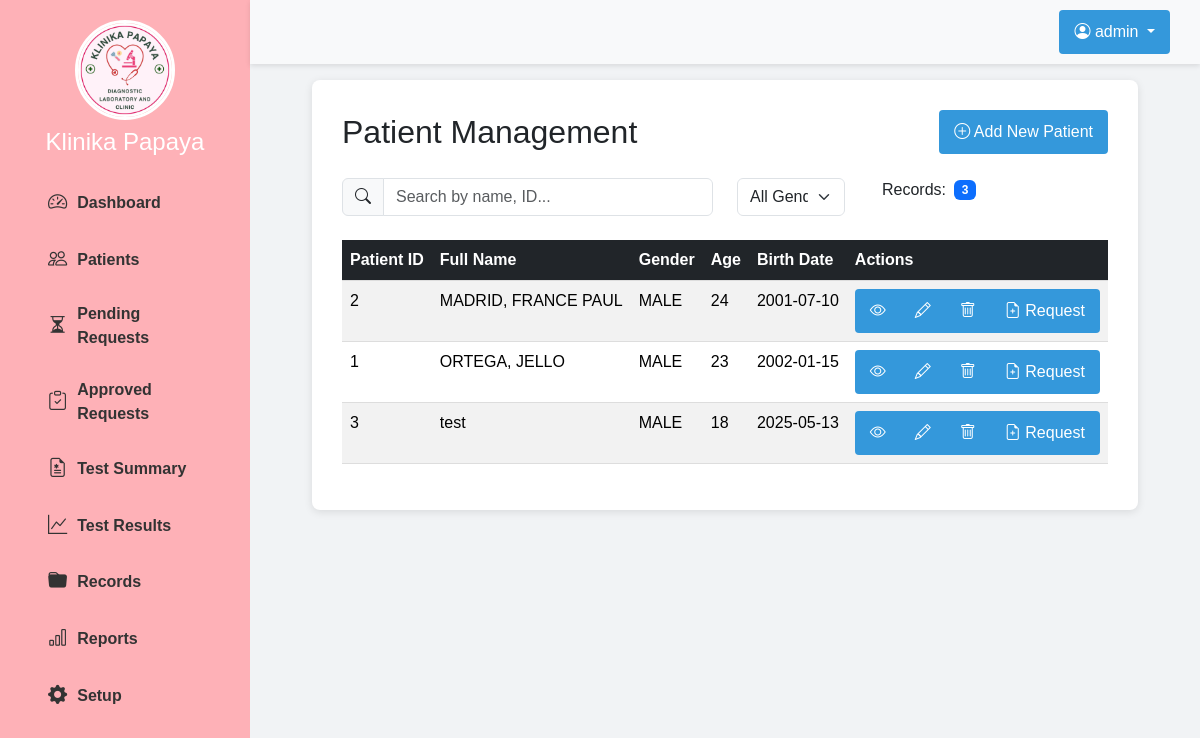
Page /views/patients/patients.php (signed in) on the committed database.
### tables this page shows
CREATE TABLE `patients` (
  `patient_id` int(11) NOT NULL,
  `full_name` varchar(100) NOT NULL,
  `gender` enum('MALE','FEMALE') NOT NULL,
  `age` int(11) NOT NULL,
  `birth_date` date NOT NULL,
  `delete_status` tinyint(1) NOT NULL DEFAULT 0
);

### views/patients/patients.php (the view, shortened to what this page needs)
<?php
require_once '../../config/database.php';
$page = isset($_GET['page']) && is_numeric($_GET['page']) ? (int)$_GET['page'] : 1;
$recordsPerPage = 10;
$offset = ($page - 1) * $recordsPerPage;
try {
    $countStmt = $connect->query("SELECT COUNT(*) FROM patients WHERE delete_status = 0");
    $totalPatients = $countStmt->fetchColumn();
    $stmt = $connect->prepare("SELECT * FROM patients WHERE delete_status = 0 ORDER BY full_name LIMIT :limit OFFSET :offset");
    $stmt->bindValue(':limit', $recordsPerPage, PDO::PARAM_INT);
    $stmt->bindValue(':offset', $offset, PDO::PARAM_INT);
    $stmt->execute();
    $patients = $stmt->fetchAll(PDO::FETCH_ASSOC);
} catch (PDOException $e) {
    error_log("Database error: " . $e->getMessage());
    $_SESSION['flash_message'] = "Error loading patients. Please try again.";
    $_SESSION['flash_type'] = "error";
    $patients = [];
    $totalPatients = 0;
    $totalPages = 1;
}
include_once '../../views/layout/header.php';
?>
<div class="main-content">
    <div class="container-fluid">
        <div class="table-container">
            <div class="d-flex justify-content-between align-items-center mb-4">
                <h2 class="mb-0">Patient Management</h2>
                <button type="button" class="btn btn-primary" data-bs-toggle="modal" data-bs-target="#addPatientModal">
                    <i class="bi bi-plus-circle"></i> Add New Patient
                </button>
            </div>
            <div class="row mb-4">
                <div class="col-md-6">
                    <div class="input-group">
                        <span class="input-group-text"><i class="bi bi-search"></i></span>
                        <input type="text" id="searchPatient" class="form-control" placeholder="Search by name, ID...">
                    </div>
                </div>
                <div class="col-md-2">
                    <select id="filterGender" class="form-select">
                        <option value="">All Genders</option>
                    </select>
                </div>
                <div class="col-md-2">
                    <div class="d-flex justify-content-end align-items-center">
                        <span class="me-2">Records:</span>
                        <span id="patientCount" class="badge bg-primary"><?= $totalPatients ?></span>
                    </div>
                </div>
            </div>
            <div class="table-responsive">
                <table class="table table-striped table-hover">
                    <thead class="table-dark">
                        <tr>
                            <th>Patient ID</th>
                            <th>Full Name</th>
                            <th>Gender</th>
                            <th>Age</th>
                            <th>Birth Date</th>
                            <th>Actions</th>
                        </tr>
                    </thead>
                    <tbody id="patientsTableBody">
                        <?php if (!empty($patients)): ?>
                            <?php foreach ($patients as $patient): ?>
                                <tr id="patient-row-<?= $patient['patient_id'] ?>">
                                    <td><?= htmlspecialchars($patient['patient_id']) ?></td>
                                    <td><?= htmlspecialchars($patient['full_name']) ?></td>
                                    <td><?= htmlspecialchars($patient['gender']) ?></td>
                                    <td><?= htmlspecialchars($patient['age']) ?></td>
                                    <td><?= htmlspecialchars($patient['birth_date']) ?></td>
                                    <td>
                                        <div class="btn-group btn-group-sm">
                                            <button type="button" class="btn btn-info view-patient"
                                                    data-id="<?= $patient['patient_id'] ?>"
                                                    data-name="<?= htmlspecialchars($patient['full_name']) ?>">
                                                <i class="bi bi-eye"></i>
                                            </button>
                                            <button type="button" class="btn btn-primary edit-patient"
                                                    data-id="<?= $patient['patient_id'] ?>"
                                                    data-name="<?= htmlspecialchars($patient['full_name']) ?>"
                                                    data-gender="<?= htmlspecialchars($patient['gender']) ?>"
                                                    data-age="<?= htmlspecialchars($patient['age']) ?>"
                                                    data-birth="<?= htmlspecialchars($patient['birth_date']) ?>">
                                                <i class="bi bi-pencil"></i>
                                            </button>
                                            <button type="button" class="btn btn-danger delete-patient"
                                                    data-id="<?= $patient['patient_id'] ?>"
                                                    data-name="<?= htmlspecialchars($patient['full_name']) ?>">
                                                <i class="bi bi-trash"></i>
                                            </button>
                                            <button type="button" class="btn btn-success create-request"
                                                    data-id="<?= $patient['patient_id'] ?>"
                                                    data-name="<?= htmlspecialchars($patient['full_name']) ?>"
                                                    data-gender="<?= htmlspecialchars($patient['gender']) ?>"
                                                    data-age="<?= htmlspecialchars($patient['age']) ?>"
                                                    data-birth="<?= htmlspecialchars($patient['birth_date']) ?>">
                                                <i class="bi bi-file-earmark-plus"></i> Request
                                            </button>
                                        </div>
                                    </td>
                                </tr>
                            <?php endforeach; ?>
                        <?php else: ?>
                            <tr>
                                <td colspan="6" class="text-center">No patients found</td>
                            </tr>
                        <?php endif; ?>
                    </tbody>
                </table>
            </div>
        </div>
    </div>
</div>
<?php include_once '../../views/layout/footer.php'; ?>

### assets/css/dashboard.css (style rules this page uses)
body { font-family: Arial, sans-serif; margin: 0; padding: 0; display: flex; background-color: #f5f5f5; }
.table-container { background-color: white; border-radius: 8px; box-shadow: 0 2px 10px rgba(0,0,0,0.1); padding: 20px; margin-bottom: 20px; overflow-x: auto; }
table { width: 100%; border-collapse: collapse; }
th, td { padding: 12px 15px; text-align: left; border-bottom: 1px solid #ddd; }
th { background-color: #f2f2f2; font-weight: bold; }
select, input { width: 100%; padding: 10px; border: 1px solid #ddd; border-radius: 4px; box-sizing: border-box; }
.btn { background-color: #3498db; color: white; border: none; padding: 10px 15px; border-radius: 4px; cursor: pointer; font-size: 16px; }

### views/layout/header.php (style rules this page uses)
body { background-color: #f1f3f5; padding-top: 0px; }
.main-content { margin-left: 250px; padding: 80px 50px 50px; width: calc(100% - 250px); }
.table-container { background-color: #fff; padding: 30px; border-radius: 8px; box-shadow: 0 2px 8px rgba(0,0,0,0.1); margin-bottom: 20px; }

### rows in the picture
patients: patient_id "2", full_name "MADRID, FRANCE PAUL", gender "MALE", age "24", birth_date "2001-07-10"
patients: patient_id "1", full_name "ORTEGA, JELLO", gender "MALE", age "23", birth_date "2002-01-15"
patients: patient_id "3", full_name "test", gender "MALE", age "18", birth_date "2025-05-13"

### other values in the picture
$_SESSION['username'] "admin"
$totalPatients "3"
